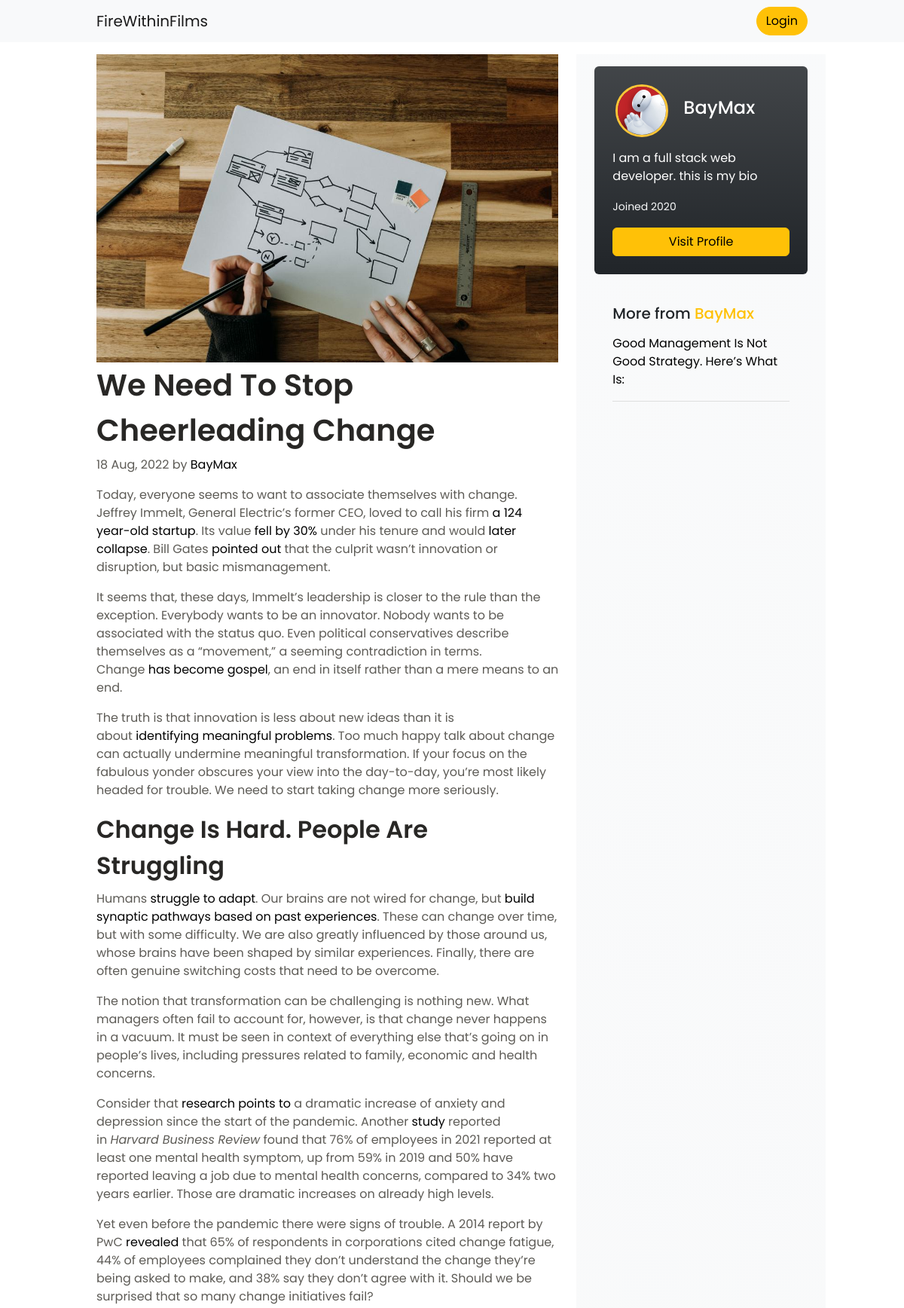
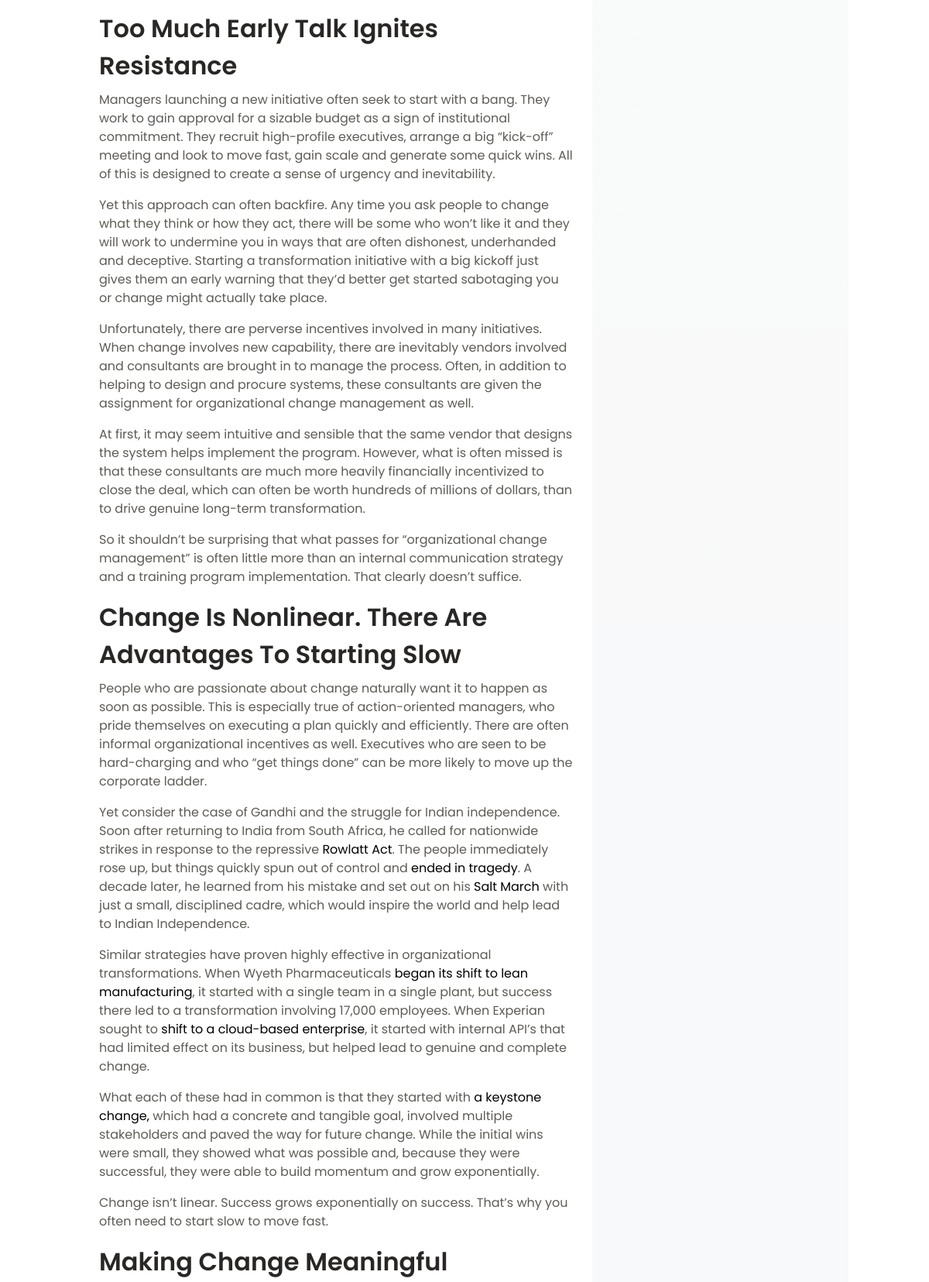
The page /user/post/1/ (upper part) on the database its author committed (2 pictures, top to bottom).
### firewithinfilms/models.py (models this page shows, shortened)
class UserPost(db.Model):
    __tablename__ = 'user_post'
    id = db.Column(db.Integer, primary_key=True)
    title = db.Column(db.String(100), nullable=False)
    date_posted = db.Column(db.DateTime, nullable=False, default=datetime.utcnow)
    content = db.Column(db.Text, nullable=False)
    image_file = db.Column(db.String(20))
    user_id = db.Column(db.Integer, db.ForeignKey('user.id'), nullable=False)

class User(db.Model, UserMixin):
    __tablename__ = 'user'
    id = db.Column(db.Integer, primary_key=True)
    username = db.Column(db.String(20), unique=True, nullable=False)
    name = db.Column(db.String(100))
    email = db.Column(db.String(120), unique=True, nullable=False)
    image_file = db.Column(db.String(20), default='default.jpg')
    password = db.Column(db.String(60), nullable=False)
    user_role = db.Column(db.String(60), default="user")
    join_date = db.Column(db.DateTime, nullable=False, default=datetime.utcnow)
    details = db.relationship('UserDetails', backref='details', lazy=True)
    reviews = db.relationship('UserReviews', backref='reviews', lazy=True)
    posts = db.relationship('UserPost', backref='author', lazy=True)

class UserDetails(db.Model):
    __tablename__ = 'user_details'
    id = db.Column(db.Integer, primary_key=True)
    user_headline = db.Column(db.String(100), default="Your Headline")
    country = db.Column(db.String(100), default='India')
    location = db.Column(db.String())
    description = db.Column(db.Text, nullable=False, default="Write about yourself")
    primary_lang = db.Column(db.String(100), default='N/A')
    secondary_lang = db.Column(db.String(100), default='N/A')
    skill_1 = db.Column(db.String(100), default='N/A')
    skill_2 = db.Column(db.String(100), default='N/A')
    skill_3 = db.Column(db.String(100), default='N/A')
    skill_4 = db.Column(db.String(100), default='N/A')
    skill_5 = db.Column(db.String(100), default='N/A')
    education_institue_name = db.Column(db.String(300), default='N/A')
    education_graduation_name = db.Column(db.String(300), default='N/A')
    education_institue_country = db.Column(db.String(100), default='N/A')
    education_graduation_year = db.Column(db.String(100), default="0")
    user_id = db.Column(db.Integer, db.ForeignKey('user.id'), nullable=False)

### firewithinfilms/user/views.py (the view)
@user.route("/user/post/<int:post_id>/")
def user_post(post_id):
    post = UserPost.query.get_or_404(post_id)
    post_author_details = UserDetails.query.filter_by(user_id=post.author.id)
    author_all_post = UserPost.query.filter_by(user_id=post.author.id).order_by(UserPost.date_posted.desc()).paginate(1, 3, False).items
    print('======= author all post =============')
    for author_post in author_all_post:
        print(author_post)
        print(author_post.id)
    print('====================')
    post_query = UserPost.query.order_by(UserPost.date_posted.desc()).paginate(1, 4, False)
    suggest_post_author = post_query.items
    lastPost = UserPost.query.order_by(UserPost.date_posted.desc()).first()
    print('======= suggested post author =============')
    print(suggest_post_author)
    for author in suggest_post_author:
        print(author.author.name)
    print('====================')
    if post.image_file:
        image_file = url_for('static', filename='pictures/' + post.image_file)
        image_file_status = True
        print(f'image url is {image_file}')
        print(f'image is {post.image_file}')
        return render_template('user/post.html', title=post.title, post=post, image_file=image_file, image_file_status=image_file_status, post_author_details=post_author_details, author_all_post=author_all_post, suggest_post_author=suggest_post_author, lastPost=lastPost)
    else:
        image_file_status = False
    return render_template('user/post.html', title=post.title, post=post, image_file_status=image_file_status, post_author_details=post_author_details,author_all_post=author_all_post, suggest_post_author=suggest_post_author, lastPost=lastPost)

### firewithinfilms/templates/user/post.html (shortened to what this page needs)
{% extends 'root.html' %}
{% block head %}
<link
    href="{{ url_for('static', filename='assets/scripts/bootstrap.min.css') }}"
    rel="stylesheet"
>
{% endblock %}
{% block content %}
<header class="mb-3">
	{% include "helpers/_post_nav.html" %}
</header>
<main class="container">
	<div class="row g-5">
		<div class="col-md-8">
			{% if image_file_status != False %}
			<div>
				<img
					src="{{ image_file }}"
					alt="{{ post.title }}-banner-firewithinfilms"
					class="img-fluid"
				/>
			</div>
			{% endif %}
			<article class="blog-post">
				<h1 class="blog-post-title mb-1"> {{ post.title }}  </h1>
				<p class="blog-post-meta">
					{{ post.date_posted.strftime('%d %b, %Y') }} by
					<a href="#">{{ post.author.name }}</a>
				</p>
				<p> {{ post.content | safe }} </p>
			</article>
		</div>
		<div class="col-md-4 bg-light bg-gradient pt-3">
			<div class="position-sticky" style="top: 2rem;">
				<div class="p-4 mb-3 bg-dark bg-gradient rounded">
					<div class="card__header flex flex-j-start flex-a-center">
						<div class="card__header-img-container mx-1">
							<img
								src="{{ url_for('static', filename='profile_pics/' + post.author.image_file) }}"
								class="avatar bg__dark-border"
								alt="{{ post.author.name }}-firewithinfilms"
							/>
						</div>
						<div class="card__header-title-container ms-3">
							<h4 class="card__header-title text-white">
								{{ post.author.name }}
							</h4>
						</div>
					</div>
					<p class="mb-3 mt-3 text-white">
						{{ post_author_details[0].description }}
					</p>
					<small class="text-light"> Joined 2020</small>
					<div class="d-grid mt-2">
						<a href="{{ url_for('users.user_profile', username=post.author.username) }}" class="btn btn-warning mt-2">Visit Profile</a>
					</div>
				</div>
				<div class="p-4">
					<h5 class="text-dark mb-3">More from
						<span class="text-warning"> {{ post.author.name }}</span>
					</h5>
					<ol class="list-unstyled mb-2">
						{% for author_post in author_all_post %}
						{% if post != author_post %}
							<li>
								<a href="{{ url_for('users.user_post', post_id=author_post.id) }}">
									<div class="more__post">
										<p>{{ author_post.title }}</p>
									</div>
								</a>
							</li>
						{% endif %}
						{% endfor %}
					</ol>
				</div>
			</div>
		</div>
	</div>
</main>
{% endblock content %}

### firewithinfilms/static/assets/scripts/reuse.css (style rules this page uses)
:root { --header-height: 3rem; --hue: 45; --sat: 98%; --first-color: hsl(var(--hue), var(--sat), 60%); --first-color-light: hsl(var(--hue), var(--sat), 85%); --first-color-lighten: hsl(var(--hue), var(--sat), 80%); --first-color-alt: hsl(var(--hue), var(--sat), 53%); --title-color: hsl(var(--hue), 4%, 15%); --text-color: hsl(var(--hue), 4%, 35%); --text-color-light: hsl(var(--hue), 4%, 65%); --body-color: hsl(var(--hue), 0%, 100%); --container-color: #fff; --scroll-bar-color: hsl(var(--hue), 4%, 85%); --scroll-thumb-color: hsl(var(--hue), 4%, 75%); --body-font: "Poppins", sans-serif; --biggest-font-size: 2.25rem; --h1-font-size: 1.5rem; --h2-font-size: 1.25rem; --h3-font-size: 1rem; --normal-font-size: 0.938rem; --small-font-size: 0.813rem; --smaller-font-size: 0.75rem; --font-semi-bold: 600; --font-bold: 700; --font-normal: 500; --img-transition: 0.3s; --img-hidden: hidden; --img-scale: scale(1.1); --mb-0-5: 0.5rem; --mb-0-75: 0.75rem; --mb-1: 1rem; --mb-1-5: 1.5rem; --mb-2: 2rem; --z-tooltip: 10; --z-fixed: 100; }
@media screen and (min-width: 968px) { :root { --biggest-font-size: 4rem; --h1-font-size: 2.25rem; --h2-font-size: 1.5rem; --h3-font-size: 1.25rem; --normal-font-size: 1rem; --small-font-size: 0.875rem; --smaller-font-size: 0.813rem; } }
.mb-1 { margin-bottom: var(--mb-1); }
.mx-1 { margin-right: var(--mb-1); }
.mt-2 { margin-top: var(--mb-2); }
.mb-2 { margin-bottom: var(--mb-2); }
.container { max-width: 968px; margin-right: auto; margin-left: auto; }
@media (min-width: 576px) { .container { max-width: 540px; } }
@media (min-width: 768px) { .container { max-width: 720px; } }
@media (min-width: 992px) { .container { max-width: 960px; } }
@media (min-width: 1200px) { .container { max-width: 1140px; } }
.flex { display: flex; }
.flex-j-start { justify-content: flex-start; }
.flex-a-center { align-items: center; }
.img__round-sm, .avatar { height: 70px; width: 70px; border-radius: 50%; }
.avatar.bg__dark-border { border: 3px solid #ffc637; }
@media screen and (min-width: 1024px) { .container { margin-left: auto; margin-right: auto; } }

### firewithinfilms/static/assets/scripts/root.css (style rules this page uses)
:root { --header-height: 3rem; --hue: 45; --sat: 98%; --first-color: hsl(var(--hue), var(--sat), 60%); --first-color-light: hsl(var(--hue), var(--sat), 85%); --first-color-lighten: hsl(var(--hue), var(--sat), 80%); --first-color-alt: hsl(var(--hue), var(--sat), 53%); --title-color: hsl(var(--hue), 4%, 15%); --text-color: hsl(var(--hue), 4%, 35%); --text-color-light: hsl(var(--hue), 4%, 65%); --body-color: hsl(var(--hue), 0%, 100%); --container-color: #fff; --scroll-bar-color: hsl(var(--hue), 4%, 85%); --scroll-thumb-color: hsl(var(--hue), 4%, 75%); --body-font: "Poppins", sans-serif; --biggest-font-size: 2.25rem; --h1-font-size: 1.5rem; --h2-font-size: 1.25rem; --h3-font-size: 1rem; --normal-font-size: 0.938rem; --small-font-size: 0.813rem; --smaller-font-size: 0.75rem; --font-semi-bold: 600; --font-bold: 700; --font-normal: 500; --img-transition: 0.3s; --img-hidden: hidden; --img-scale: scale(1.1); --mb-0-5: 0.5rem; --mb-0-75: 0.75rem; --mb-1: 1rem; --mb-1-5: 1.5rem; --mb-2: 2rem; --z-tooltip: 10; --z-fixed: 100; }
@media screen and (min-width: 968px) { :root { --biggest-font-size: 4rem; --h1-font-size: 2.25rem; --h2-font-size: 1.5rem; --h3-font-size: 1.25rem; --normal-font-size: 1rem; --small-font-size: 0.875rem; --smaller-font-size: 0.813rem; } }
html { scroll-behavior: smooth; }
body { font-family: var(--body-font); font-size: var(--normal-font-size); background-color: var(--body-color); color: var(--text-color); transition: 0.5s; }
h1, h2, h3 { font-weight: var(--font-semi-bold); color: var(--title-color); line-height: 1.5; }
a { text-decoration: none; color: #000; }
img { max-width: 100%; height: auto; }
.container { max-width: 968px; }
.more__post { margin-bottom: 1rem; border-bottom: 1px solid #dedede; }
@media screen and (min-width: 768px) { body { margin: 0; } }
@media screen and (min-width: 1024px) { .container { margin-left: auto; margin-right: auto; } }

### rows shown on the page
UserPost: title "We Need To Stop Cheerleading Change", date_posted "18 Aug, 2022", content "Today, everyone seems to want to associate themselves with change. Jeffrey Immelt, General Electric’s former CEO, loved to call his firm a 124 year-old startup . Its value fell by 30% under his tenure and would later collapse . Bill Gates pointed out that the culprit wasn’t innovation or disruption, but basic mismanagement. It seems that, these days, Immelt’s leadership is closer to the rule than the exception. Everybody wants to be an innovator. Nobody wants to be associated with the status quo. Even political conservatives describe themselves as a “movement,” a seeming contradiction in terms. Change has become gospel , an end in itself rather than a mere means to an end. The truth is that…"
User: author.name "BayMax", image_file (placeholder picture)
UserDetails: description "I am a full stack web developer. this is my bio"
UserPost: title "Good Management Is Not Good Strategy. Here’s What Is:"
